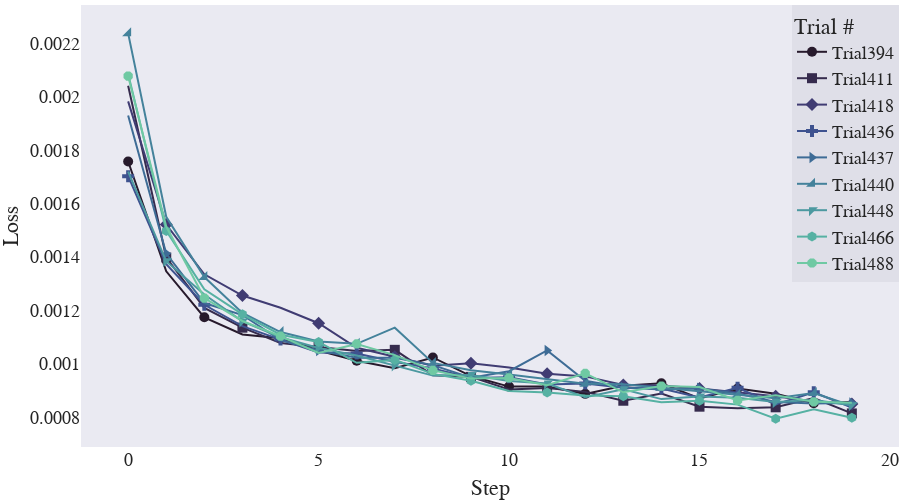

Notebook code cell kept with this figure:
### Code cell
imp.reload(cplot)
scope = PlotlyScope()
iceice=px.colors.sequential.deep_r.copy()
iceice[-3]="#338866"
print(iceice)
fig=cplot.get_intermediate_plot(study,topx=9,num_trials_threshold=50,color_scale=iceice)


fig.update_layout(
    autosize=False,title_text='Loss Per Training Step', title=None, title_x=0.5, title_y=0.98,
    template="seaborn",
width=900,height=500,
    font_family="Times New Roman",
    font_size=18,
    title_font_family="Times New Roman",
    title_font_size=30,
    margin=dict(l=0, t=5,r=1,  b=1),
    legend_title_text="Trial #",
                  legend=dict(
                      bgcolor='rgba(220,220,230,0.8)',
                  orientation="v",
                yanchor="top",
                y=1,
                xanchor="right",x=1)
    )
fig.update_xaxes(showgrid=False,zeroline=False,)
fig.update_yaxes(showgrid=False,zeroline=False,title_text="Loss")

with open("loss_per_traininground2.pdf", "wb") as f:
    f.write(scope.transform(fig, format="pdf",    width=1000,height=500,))
fig

### Figure 1 — Plotly figure (JSON) as saved in the notebook; plotly's stock layout.template omitted (floating-point values rounded to 4 significant figures)
{"data": [{"marker": {"color": "rgb(39, 26, 44)", "maxdisplayed": 10, "size": 10, "symbol": 0}, "mode": "lines+markers", "name": "Trial394", "type": "scatter", "x": [0, 1, 2, 3, 4, 5, 6, 7, 8, 9, 10, 11, 12, 13, 14, 15, 16, 17, 18, 19], "y": [0.001758, 0.001346, 0.001174, 0.00111, 0.001095, 0.00105, 0.001012, 0.0009836, 0.001024, 0.000954, 0.0009147, 0.0009153, 0.0008875, 0.0009178, 0.0009267, 0.0008706, 0.0009074, 0.0008876, 0.0008524, 0.0008574]}, {"marker": {"color": "rgb(54, 43, 77)", "maxdisplayed": 10, "size": 10, "symbol": 1}, "mode": "lines+markers", "name": "Trial411", "type": "scatter", "x": [0, 1, 2, 3, 4, 5, 6, 7, 8, 9, 10, 11, 12, 13, 14, 15, 16, 17, 18, 19], "y": [0.002041, 0.001398, 0.001209, 0.001135, 0.001078, 0.001063, 0.001048, 0.001052, 0.0009571, 0.000951, 0.0009036, 0.0009091, 0.0008949, 0.0008617, 0.0008886, 0.0008394, 0.0008338, 0.0008371, 0.000872, 0.0008142]}, {"marker": {"color": "rgb(64, 60, 115)", "maxdisplayed": 10, "size": 10, "symbol": 2}, "mode": "lines+markers", "name": "Trial418", "type": "scatter", "x": [0, 1, 2, 3, 4, 5, 6, 7, 8, 9, 10, 11, 12, 13, 14, 15, 16, 17, 18, 19], "y": [0.001983, 0.001522, 0.001335, 0.001256, 0.00121, 0.001152, 0.00106, 0.001027, 0.0009929, 0.001002, 0.0009865, 0.0009627, 0.0009529, 0.000921, 0.0009189, 0.0009074, 0.000894, 0.0008788, 0.0008591, 0.0008491]}, {"marker": {"color": "rgb(62, 82, 143)", "maxdisplayed": 10, "size": 10, "symbol": 3}, "mode": "lines+markers", "name": "Trial436", "type": "scatter", "x": [0, 1, 2, 3, 4, 5, 6, 7, 8, 9, 10, 11, 12, 13, 14, 15, 16, 17, 18, 19], "y": [0.001703, 0.001373, 0.001221, 0.001141, 0.001091, 0.001042, 0.001039, 0.001008, 0.0009828, 0.0009473, 0.0009501, 0.0009223, 0.0009263, 0.0009105, 0.0009078, 0.0008735, 0.0009102, 0.0008477, 0.0008932, 0.0008364]}, {"marker": {"color": "rgb(62, 108, 150)", "maxdisplayed": 10, "size": 10, "symbol": 8}, "mode": "lines+markers", "name": "Trial437", "type": "scatter", "x": [0, 1, 2, 3, 4, 5, 6, 7, 8, 9, 10, 11, 12, 13, 14, 15, 16, 17, 18, 19], "y": [0.00193, 0.001413, 0.001228, 0.001183, 0.001089, 0.00105, 0.001023, 0.001023, 0.0009951, 0.0009478, 0.0009724, 0.00105, 0.0009366, 0.0009117, 0.0009041, 0.000908, 0.0008889, 0.000857, 0.0008517, 0.0008532]}, {"marker": {"color": "rgb(68, 130, 155)", "maxdisplayed": 10, "size": 10, "symbol": 10}, "mode": "lines+markers", "name": "Trial440", "type": "scatter", "x": [0, 1, 2, 3, 4, 5, 6, 7, 8, 9, 10, 11, 12, 13, 14, 15, 16, 17, 18, 19], "y": [0.002238, 0.001551, 0.001325, 0.001191, 0.001119, 0.001084, 0.001075, 0.001135, 0.001003, 0.0009763, 0.0009601, 0.0009414, 0.0009251, 0.0009232, 0.0009105, 0.0008951, 0.0008851, 0.0008707, 0.0008905, 0.000843]}, {"marker": {"color": "rgb(76, 153, 160)", "maxdisplayed": 10, "size": 10, "symbol": 12}, "mode": "lines+markers", "name": "Trial448", "type": "scatter", "x": [0, 1, 2, 3, 4, 5, 6, 7, 8, 9, 10, 11, 12, 13, 14, 15, 16, 17, 18, 19], "y": [0.00172, 0.001384, 0.001259, 0.001159, 0.0011, 0.001059, 0.001031, 0.0009935, 0.0009558, 0.0009579, 0.0009357, 0.0009261, 0.0008747, 0.0009047, 0.0008678, 0.0008774, 0.0008731, 0.0008565, 0.0008641, 0.0008451]}, {"marker": {"color": "rgb(86, 177, 163)", "maxdisplayed": 10, "size": 10, "symbol": 14}, "mode": "lines+markers", "name": "Trial466", "type": "scatter", "x": [0, 1, 2, 3, 4, 5, 6, 7, 8, 9, 10, 11, 12, 13, 14, 15, 16, 17, 18, 19], "y": [0.002086, 0.001498, 0.001279, 0.001185, 0.001109, 0.001082, 0.001004, 0.001015, 0.0009622, 0.0009369, 0.0008979, 0.0008923, 0.0008812, 0.0008783, 0.0008561, 0.000862, 0.0008471, 0.0007946, 0.0008295, 0.0007981]}, {"marker": {"color": "rgb(111, 201, 163)", "maxdisplayed": 10, "size": 10, "symbol": 16}, "mode": "lines+markers", "name": "Trial488", "type": "scatter", "x": [0, 1, 2, 3, 4, 5, 6, 7, 8, 9, 10, 11, 12, 13, 14, 15, 16, 17, 18, 19], "y": [0.002078, 0.001514, 0.001246, 0.00116, 0.001103, 0.00104, 0.001074, 0.001032, 0.0009756, 0.0009445, 0.0009471, 0.0009196, 0.0009642, 0.0008932, 0.0009164, 0.0009134, 0.0008627, 0.0008823, 0.0008577, 0.0008543]}], "layout": {"autosize": false, "font": {"family": "Times New Roman", "size": 18}, "height": 500, "legend": {"bgcolor": "rgba(220,220,230,0.8)", "orientation": "v", "title": {"text": "Trial #"}, "x": 1, "xanchor": "right", "y": 1, "yanchor": "top"}, "margin": {"b": 1, "l": 0, "r": 1, "t": 5}, "title": {"font": {"family": "Times New Roman", "size": 30}, "x": 0.5, "y": 0.98}, "width": 900, "xaxis": {"autorange": true, "range": [-1.239, 20.24], "showgrid": false, "title": {"text": "Step"}, "type": "linear", "zeroline": false}, "yaxis": {"autorange": true, "range": [0.0006881, 0.002344], "showgrid": false, "title": {"text": "Loss"}, "type": "linear", "zeroline": false}}}
